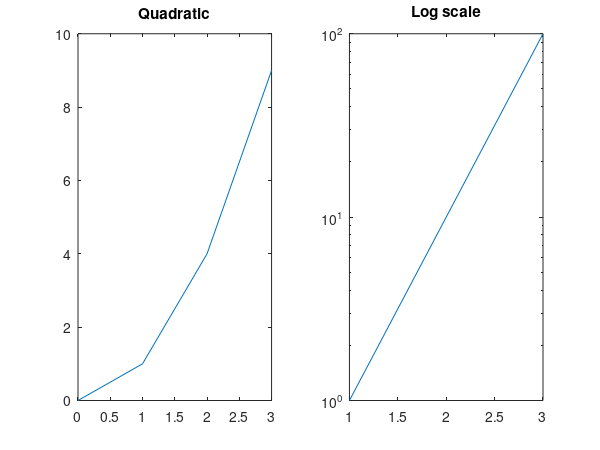

Recreate this plot in MATLAB. (Note: this script raises an error after producing the figure.)
function outputPath = example_multiple_axes(outputPath)
%EXAMPLE_MULTIPLE_AXES Export a two-panel layout.
    if nargin < 1, outputPath = ''; end
    [root, outputPath] = paths(mfilename('fullpath'), outputPath, '04-multiple-axes.tex');
    addpath(fullfile(root, 'src')); ensureParent(outputPath);
    fig=figure('Visible','off','PaperUnits','points','PaperPosition',[0 0 432 324]);cleanup=onCleanup(@()close(fig));
    first=subplot(1,2,1,'Parent',fig);plot(first,0:3,[0 1 4 9]);title(first,'Quadratic');
    second=subplot(1,2,2,'Parent',fig);semilogy(second,1:3,[1 10 100]);title(second,'Log scale');
    m2t2.export(fig, outputPath, true); clear cleanup;
end

function [root, outputPath] = paths(source, outputPath, name)
    root=fileparts(fileparts(fileparts(source)));
    if nargin<2||isempty(outputPath),outputPath=fullfile(root,'.audit','public-preview','examples',name);end
end
function ensureParent(path),folder=fileparts(path);if exist(folder,'dir')~=7,mkdir(folder);end,end
